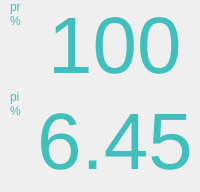
                 <widget class="QWidget" name="widget_41" native="true">
                  <layout class="QVBoxLayout" name="verticalLayout_17" stretch="1,1">
                   <property name="spacing">
                    <number>0</number>
                   </property>
                   <property name="leftMargin">
                    <number>0</number>
                   </property>
                   <property name="topMargin">
                    <number>0</number>
                   </property>
                   <property name="rightMargin">
                    <number>0</number>
                   </property>
                   <property name="bottomMargin">
                    <number>0</number>
                   </property>
                   <item>
                    <widget class="QWidget" name="widget_39" native="true">
                     <layout class="QHBoxLayout" name="horizontalLayout_32" stretch="1,6">
                      <property name="spacing">
                       <number>0</number>
                      </property>
                      <property name="leftMargin">
                       <number>0</number>
                      </property>
                      <property name="topMargin">
                       <number>0</number>
                      </property>
                      <property name="rightMargin">
                       <number>0</number>
                      </property>
                      <property name="bottomMargin">
                       <number>0</number>
                      </property>
                      <item>
                       <widget class="QWidget" name="widget_48" native="true">
                        <layout class="QVBoxLayout" name="verticalLayout_21" stretch="1,6">
                         <property name="leftMargin">
                          <number>10</number>
                         </property>
                         <property name="topMargin">
                          <number>0</number>
                         </property>
                         <property name="rightMargin">
                          <number>10</number>
                         </property>
                         <property name="bottomMargin">
                          <number>10</number>
                         </property>
                         <item>
                          <widget class="QLabel" name="label_27">
                           <property name="palette">
                            <palette>
                             <active>
                              <colorrole role="WindowText">
                               <brush brushstyle="SolidPattern">
                                <color alpha="255">
                                 <red>64</red>
                                 <green>191</green>
                                 <blue>189</blue>
                                </color>
                               </brush>
                              </colorrole>
                              <colorrole role="Button">
                               <brush brushstyle="SolidPattern">
                                <color alpha="255">
                                 <red>85</red>
                                 <green>170</green>
                                 <blue>255</blue>
                                </color>
                               </brush>
                              </colorrole>
                              <colorrole role="Base">
                               <brush brushstyle="SolidPattern">
                                <color alpha="255">
                                 <red>85</red>
                                 <green>170</green>
                                 <blue>255</blue>
                                </color>
                               </brush>
                              </colorrole>
                              <colorrole role="Window">
                               <brush brushstyle="SolidPattern">
                                <color alpha="255">
                                 <red>85</red>
                                 <green>170</green>
                                 <blue>255</blue>
                                </color>
                               </brush>
                              </colorrole>
                             </active>
                             <inactive>
                              <colorrole role="WindowText">
                               <brush brushstyle="SolidPattern">
                                <color alpha="255">
                                 <red>64</red>
                                 <green>191</green>
                                 <blue>189</blue>
                                </color>
                               </brush>
                              </colorrole>
                              <colorrole role="Button">
                               <brush brushstyle="SolidPattern">
                                <color alpha="255">
                                 <red>85</red>
                                 <green>170</green>
                                 <blue>255</blue>
                                </color>
                               </brush>
                              </colorrole>
                              <colorrole role="Base">
                               <brush brushstyle="SolidPattern">
                                <color alpha="255">
                                 <red>85</red>
                                 <green>170</green>
                                 <blue>255</blue>
                                </color>
                               </brush>
                              </colorrole>
                              <colorrole role="Window">
                               <brush brushstyle="SolidPattern">
                                <color alpha="255">
                                 <red>85</red>
                                 <green>170</green>
                                 <blue>255</blue>
                                </color>
                               </brush>
                              </colorrole>
                             </inactive>
                             <disabled>
                              <colorrole role="WindowText">
                               <brush brushstyle="SolidPattern">
                                <color alpha="255">
                                 <red>190</red>
                                 <green>190</green>
                                 <blue>190</blue>
                                </color>
                               </brush>
                              </colorrole>
                              <colorrole role="Button">
                               <brush brushstyle="SolidPattern">
                                <color alpha="255">
                                 <red>85</red>
                                 <green>170</green>
                                 <blue>255</blue>
                                </color>
                               </brush>
                              </colorrole>
                              <colorrole role="Base">
                               <brush brushstyle="SolidPattern">
                                <color alpha="255">
                                 <red>85</red>
                                 <green>170</green>
                                 <blue>255</blue>
                                </color>
                               </brush>
                              </colorrole>
                              <colorrole role="Window">
                               <brush brushstyle="SolidPattern">
                                <color alpha="255">
                                 <red>85</red>
                                 <green>170</green>
                                 <blue>255</blue>
                                </color>
                               </brush>
                              </colorrole>
                             </disabled>
                            </palette>
                           </property>
                           <property name="text">
                            <string>pr
%</string>
                           </property>
                          </widget>
                         </item>
                         <item>
                          <widget class="LSignalColumn" name="signlespo2Bar" native="true"/>
                         </item>
                        </layout>
                       </widget>
                      </item>
                      <item>
                       <widget class="QWidget" name="widget_49" native="true">
                        <layout class="QVBoxLayout" name="verticalLayout_19" stretch="2,3">
                         <property name="spacing">
                          <number>0</number>
                         </property>
                         <property name="leftMargin">
                          <number>0</number>
                         </property>
                         <property name="topMargin">
                          <number>0</number>
                         </property>
                         <property name="rightMargin">
                          <number>0</number>
                         </property>
                         <property name="bottomMargin">
                          <number>0</number>
                         </property>
                         <item>
                          <widget class="QWidget" name="widget_51" native="true">
                           <layout class="QHBoxLayout" name="horizontalLayout_34">
                            <property name="spacing">
                             <number>0</number>
                            </property>
                            <property name="leftMargin">
                             <number>0</number>
                            </property>
                            <property name="topMargin">
                             <number>0</number>
                            </property>
                            <property name="rightMargin">
                             <number>0</number>
                            </property>
                            <property name="bottomMargin">
                             <number>0</number>
                            </property>
                            <item alignment="Qt::AlignHCenter">
                             <widget class="QLabel" name="signlePrLabel">
                              <property name="palette">
                               <palette>
                                <active>
                                 <colorrole role="WindowText">
                                  <brush brushstyle="SolidPattern">
                                   <color alpha="255">
                                    <red>64</red>
                                    <green>191</green>
                                    <blue>189</blue>
                                   </color>
                                  </brush>
                                 </colorrole>
                                 <colorrole role="Button">
                                  <brush brushstyle="SolidPattern">
                                   <color alpha="255">
                                    <red>85</red>
                                    <green>170</green>
                                    <blue>255</blue>
                                   </color>
                                  </brush>
                                 </colorrole>
                                 <colorrole role="Base">
                                  <brush brushstyle="SolidPattern">
                                   <color alpha="255">
                                    <red>85</red>
                                    <green>170</green>
                                    <blue>255</blue>
                                   </color>
                                  </brush>
                                 </colorrole>
                                 <colorrole role="Window">
                                  <brush brushstyle="SolidPattern">
                                   <color alpha="255">
                                    <red>85</red>
                                    <green>170</green>
                                    <blue>255</blue>
                                   </color>
                                  </brush>
                                 </colorrole>
                                </active>
                                <inactive>
                                 <colorrole role="WindowText">
                                  <brush brushstyle="SolidPattern">
                                   <color alpha="255">
                                    <red>64</red>
                                    <green>191</green>
                                    <blue>189</blue>
                                   </color>
                                  </brush>
                                 </colorrole>
                                 <colorrole role="Button">
                                  <brush brushstyle="SolidPattern">
                                   <color alpha="255">
                                    <red>85</red>
                                    <green>170</green>
                                    <blue>255</blue>
                                   </color>
                                  </brush>
                                 </colorrole>
                                 <colorrole role="Base">
                                  <brush brushstyle="SolidPattern">
                                   <color alpha="255">
                                    <red>85</red>
                                    <green>170</green>
                                    <blue>255</blue>
                                   </color>
                                  </brush>
                                 </colorrole>
                                 <colorrole role="Window">
                                  <brush brushstyle="SolidPattern">
                                   <color alpha="255">
                                    <red>85</red>
                                    <green>170</green>
                                    <blue>255</blue>
                                   </color>
                                  </brush>
                                 </colorrole>
                                </inactive>
                                <disabled>
                                 <colorrole role="WindowText">
                                  <brush brushstyle="SolidPattern">
                                   <color alpha="255">
                                    <red>190</red>
                                    <green>190</green>
                                    <blue>190</blue>
                                   </color>
                                  </brush>
                                 </colorrole>
                                 <colorrole role="Button">
                                  <brush brushstyle="SolidPattern">
                                   <color alpha="255">
                                    <red>85</red>
                                    <green>170</green>
                                    <blue>255</blue>
                                   </color>
                                  </brush>
                                 </colorrole>
                                 <colorrole role="Base">
                                  <brush brushstyle="SolidPattern">
                                   <color alpha="255">
                                    <red>85</red>
                                    <green>170</green>
                                    <blue>255</blue>
                                   </color>
                                  </brush>
                                 </colorrole>
                                 <colorrole role="Window">
                                  <brush brushstyle="SolidPattern">
                                   <color alpha="255">
                                    <red>85</red>
                                    <green>170</green>
                                    <blue>255</blue>
                                   </color>
                                  </brush>
                                 </colorrole>
                                </disabled>
                               </palette>
                              </property>
                              <property name="font">
                               <font>
                                <pointsize>60</pointsize>
                               </font>
                              </property>
                              <property name="text">
                               <string>100</string>
                              </property>
                             </widget>
                            </item>
                           </layout>
                          </widget>
                         </item>
                         <item>
                          <widget class="LRingIndicator" name="signleprWidget" native="true"/>
                         </item>
                        </layout>
                       </widget>
                      </item>
                     </layout>
                    </widget>
                   </item>
                   <item>
                    <widget class="QWidget" name="widget_43" native="true">
                     <layout class="QHBoxLayout" name="horizontalLayout_31" stretch="1,6">
                      <property name="spacing">
                       <number>0</number>
                      </property>
                      <property name="leftMargin">
                       <number>0</number>
                      </property>
                      <property name="topMargin">
                       <number>0</number>
                      </property>
                      <property name="rightMargin">
                       <number>0</number>
                      </property>
                      <property name="bottomMargin">
                       <number>0</number>
                      </property>
                      <item>
                       <widget class="QWidget" name="widget_44" native="true">
                        <layout class="QVBoxLayout" name="verticalLayout_20" stretch="1,6">
                         <property name="spacing">
                          <number>6</number>
                         </property>
                         <property name="leftMargin">
                          <number>10</number>
                         </property>
                         <property name="topMargin">
                          <number>0</number>
                         </property>
                         <property name="rightMargin">
                          <number>10</number>
                         </property>
                         <property name="bottomMargin">
                          <number>5</number>
                         </property>
                         <item>
                          <widget class="QLabel" name="label_33">
                           <property name="palette">
                            <palette>
                             <active>
                              <colorrole role="WindowText">
                               <brush brushstyle="SolidPattern">
                                <color alpha="255">
                                 <red>64</red>
                                 <green>191</green>
                                 <blue>189</blue>
                                </color>
                               </brush>
                              </colorrole>
                              <colorrole role="Button">
                               <brush brushstyle="SolidPattern">
                                <color alpha="255">
                                 <red>85</red>
                                 <green>170</green>
                                 <blue>255</blue>
                                </color>
                               </brush>
                              </colorrole>
                              <colorrole role="Base">
                               <brush brushstyle="SolidPattern">
                                <color alpha="255">
                                 <red>85</red>
                                 <green>170</green>
                                 <blue>255</blue>
                                </color>
                               </brush>
                              </colorrole>
                              <colorrole role="Window">
                               <brush brushstyle="SolidPattern">
                                <color alpha="255">
                                 <red>85</red>
                                 <green>170</green>
                                 <blue>255</blue>
                                </color>
                               </brush>
                              </colorrole>
                             </active>
                             <inactive>
                              <colorrole role="WindowText">
                               <brush brushstyle="SolidPattern">
                                <color alpha="255">
                                 <red>64</red>
                                 <green>191</green>
                                 <blue>189</blue>
                                </color>
                               </brush>
                              </colorrole>
                              <colorrole role="Button">
                               <brush brushstyle="SolidPattern">
                                <color alpha="255">
                                 <red>85</red>
                                 <green>170</green>
                                 <blue>255</blue>
                                </color>
                               </brush>
                              </colorrole>
                              <colorrole role="Base">
                               <brush brushstyle="SolidPattern">
                                <color alpha="255">
                                 <red>85</red>
                                 <green>170</green>
                                 <blue>255</blue>
                                </color>
                               </brush>
                              </colorrole>
                              <colorrole role="Window">
                               <brush brushstyle="SolidPattern">
                                <color alpha="255">
                                 <red>85</red>
                                 <green>170</green>
                                 <blue>255</blue>
                                </color>
                               </brush>
                              </colorrole>
                             </inactive>
                             <disabled>
                              <colorrole role="WindowText">
                               <brush brushstyle="SolidPattern">
                                <color alpha="255">
                                 <red>190</red>
                                 <green>190</green>
                                 <blue>190</blue>
                                </color>
                               </brush>
                              </colorrole>
                              <colorrole role="Button">
                               <brush brushstyle="SolidPattern">
                                <color alpha="255">
                                 <red>85</red>
                                 <green>170</green>
                                 <blue>255</blue>
                                </color>
                               </brush>
                              </colorrole>
                              <colorrole role="Base">
                               <brush brushstyle="SolidPattern">
                                <color alpha="255">
                                 <red>85</red>
                                 <green>170</green>
                                 <blue>255</blue>
                                </color>
                               </brush>
                              </colorrole>
                              <colorrole role="Window">
                               <brush brushstyle="SolidPattern">
                                <color alpha="255">
                                 <red>85</red>
                                 <green>170</green>
                                 <blue>255</blue>
                                </color>
                               </brush>
                              </colorrole>
                             </disabled>
                            </palette>
                           </property>
                           <property name="text">
                            <string>pi
%</string>
                           </property>
                          </widget>
                         </item>
                         <item>
                          <widget class="QWidget" name="sigleVaBar" native="true"/>
                         </item>
                        </layout>
                       </widget>
                      </item>
                      <item>
                       <widget class="QWidget" name="widget_45" native="true">
                        <layout class="QVBoxLayout" name="verticalLayout_18" stretch="2,3">
                         <property name="spacing">
                          <number>0</number>
                         </property>
                         <property name="leftMargin">
                          <number>0</number>
                         </property>
                         <property name="topMargin">
                          <number>0</number>
                         </property>
                         <property name="rightMargin">
                          <number>0</number>
                         </property>
                         <property name="bottomMargin">
                          <number>0</number>
                         </property>
                         <item>
                          <widget class="QWidget" name="widget_46" native="true">
                           <layout class="QHBoxLayout" name="horizontalLayout_33">
                            <property name="spacing">
                             <number>6</number>
                            </property>
                            <property name="leftMargin">
                             <number>6</number>
                            </property>
                            <property name="topMargin">
                             <number>6</number>
                            </property>
                            <property name="rightMargin">
                             <number>6</number>
                            </property>
                            <property name="bottomMargin">
                             <number>6</number>
                            </property>
                            <item alignment="Qt::AlignHCenter">
                             <widget class="QLabel" name="signlePiLabel">
                              <property name="palette">
                               <palette>
                                <active>
                                 <colorrole role="WindowText">
                                  <brush brushstyle="SolidPattern">
                                   <color alpha="255">
                                    <red>64</red>
                                    <green>191</green>
                                    <blue>189</blue>
                                   </color>
                                  </brush>
                                 </colorrole>
                                 <colorrole role="Button">
                                  <brush brushstyle="SolidPattern">
                                   <color alpha="255">
                                    <red>85</red>
                                    <green>170</green>
                                    <blue>255</blue>
                                   </color>
                                  </brush>
                                 </colorrole>
                                 <colorrole role="Base">
                                  <brush brushstyle="SolidPattern">
                                   <color alpha="255">
                                    <red>85</red>
                                    <green>170</green>
                                    <blue>255</blue>
                                   </color>
                                  </brush>
                                 </colorrole>
                                 <colorrole role="Window">
                                  <brush brushstyle="SolidPattern">
                                   <color alpha="255">
                                    <red>85</red>
                                    <green>170</green>
                                    <blue>255</blue>
                                   </color>
                                  </brush>
                                 </colorrole>
                                </active>
                                <inactive>
                                 <colorrole role="WindowText">
                                  <brush brushstyle="SolidPattern">
                                   <color alpha="255">
                                    <red>64</red>
                                    <green>191</green>
                                    <blue>189</blue>
                                   </color>
                                  </brush>
                                 </colorrole>
                                 <colorrole role="Button">
                                  <brush brushstyle="SolidPattern">
                                   <color alpha="255">
                                    <red>85</red>
                                    <green>170</green>
                                    <blue>255</blue>
                                   </color>
                                  </brush>
                                 </colorrole>
                                 <colorrole role="Base">
                                  <brush brushstyle="SolidPattern">
                                   <color alpha="255">
                                    <red>85</red>
                                    <green>170</green>
                                    <blue>255</blue>
                                   </color>
                                  </brush>
                                 </colorrole>
                                 <colorrole role="Window">
                                  <brush brushstyle="SolidPattern">
                                   <color alpha="255">
                                    <red>85</red>
                                    <green>170</green>
                                    <blue>255</blue>
                                   </color>
                                  </brush>
                                 </colorrole>
                                </inactive>
                                <disabled>
                                 <colorrole role="WindowText">
                                  <brush brushstyle="SolidPattern">
                                   <color alpha="255">
                                    <red>190</red>
                                    <green>190</green>
                                    <blue>190</blue>
                                   </color>
                                  </brush>
                                 </colorrole>
                                 <colorrole role="Button">
                                  <brush brushstyle="SolidPattern">
                                   <color alpha="255">
                                    <red>85</red>
                                    <green>170</green>
                                    <blue>255</blue>
                                   </color>
                                  </brush>
                                 </colorrole>
                                 <colorrole role="Base">
                                  <brush brushstyle="SolidPattern">
                                   <color alpha="255">
                                    <red>85</red>
                                    <green>170</green>
                                    <blue>255</blue>
                                   </color>
                                  </brush>
                                 </colorrole>
                                 <colorrole role="Window">
                                  <brush brushstyle="SolidPattern">
                                   <color alpha="255">
                                    <red>85</red>
                                    <green>170</green>
                                    <blue>255</blue>
                                   </color>
                                  </brush>
                                 </colorrole>
                                </disabled>
                               </palette>
                              </property>
                              <property name="font">
                               <font>
                                <pointsize>60</pointsize>
                               </font>
                              </property>
                              <property name="text">
                               <string>6.45</string>
                              </property>
                             </widget>
                            </item>
                           </layout>
                          </widget>
                         </item>
                         <item>
                          <widget class="LRingIndicator" name="signlepiWidget" native="true"/>
                         </item>
                        </layout>
                       </widget>
                      </item>
                     </layout>
                    </widget>
                   </item>
                  </layout>
                 </widget>
